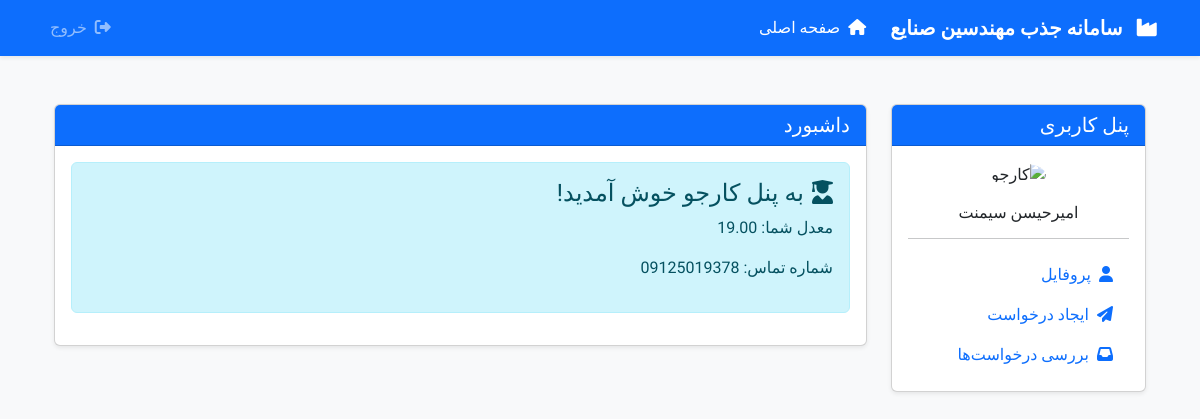
The page /home/ (signed in) on the database its author committed.
### Recruitment/models.py (models this page shows, shortened)
class Jobseeker(models.Model) :
    user = models.OneToOneField(User , on_delete=models.CASCADE,verbose_name=_('کاربر سیستم'),help_text=_('حساب کاربری مرتبط بااین کارفرما'))
    name_validator = RegexValidator(
        regex=r'^[آ-ی\s]+\s+[آ-ی\s]+$', # \s+ => at least one space , \s[] => only one space
        message="نام باید فقط شامل حروف فارسی و یک فاصله باشد."
    )
    full_name = models.CharField(max_length=100 , validators=[name_validator, MinLengthValidator(5)] , null =False, blank =False,
                                 verbose_name=_("نام و نام خانوادگی"))
    phone_validator = RegexValidator(
        regex=r'^09\d{9}$', # \d{9} → only 9 charachters after 09
        message="شماره موبایل باید با '09' شروع شده و دقیقا 11 عدد باشد."
    )
    phone_number = models.CharField(max_length=11 , unique=True ,validators=[phone_validator], null = False , blank = False,
                                    verbose_name=_("شماره موبایل"))
    gpa = models.DecimalField(decimal_places=2 , max_digits=4 , default=0.00 , blank = False , null= False,validators=[MinValueValidator(0.00), MaxValueValidator(20.00)],
                              verbose_name=_("معدل"))
    skill = models.TextField(blank=True , null = True)
    class Meta:
        verbose_name = "کارجو"  # ← اینجا فارسی تعریف شده
        verbose_name_plural = "کارجوها"

### Recruitment/views.py (the view)
# urls.py: 2. Add a URL to urlpatterns:  path('', views.home, name='home')
@login_required
def home(request):
    context = {}
    try:
        if hasattr(request.user, 'jobseeker'):
            context['user_type'] = 'jobseeker'
            context['profile'] = request.user.jobseeker
        elif hasattr(request.user, 'employer'):
            context['user_type'] = 'employer'
            context['profile'] = request.user.employer
    except Exception as e:
        pass  # یا مدیریت خطا مناسب
    return render(request, 'home.html', context)

### Recruitment/templates/home.html (shortened to what this page needs)
{% extends "base2.html" %}
{% load static %}
{% block content %}
<div class="container mt-5">
    <div class="row">
        <div class="col-md-3">
            <div class="card shadow-sm">
                <div class="card-header bg-primary text-white">
                    <h5 class="mb-0">پنل کاربری</h5>
                </div>
                <div class="card-body">
                    {% if user_type == 'jobseeker' %}
                    <div class="text-center mb-3">
                        <img src="https://cdn-icons-png.freepik.com/256/9715/9715864.png"
                            class="img-fluid rounded-circle" width="100" alt="کارجو">
                    </div>
                    <h6 class="text-center">{{ profile.full_name }}</h6>
                    <hr>
                    <ul class="nav flex-column">
                        <li class="nav-item">
                            <a id="jobseeker-profile-link" class="nav-link" href="#">
                                <i class="fas fa-user me-2"></i>پروفایل
                            </a>
                        </li>
                        <li class="nav-item">
                            <a class="nav-link" href="{% url 'job_project-list' %}">
                                <i class="fas fa-paper-plane me-2"></i>ایجاد درخواست
                            </a>
                        </li>
                        <li class="nav-item">
                            <a class="nav-link" href="{% url 'jobseeker-applications' %}">
                                <i class="fas fa-inbox me-2"></i>بررسی درخواست‌ها
                            </a>
                        </li>
                    </ul>
                    {% endif %}
                </div>
            </div>
        </div>
        <div class="col-md-9">
            <div class="card shadow-sm">
                <div class="card-header bg-primary text-white">
                    <h5 class="mb-0">داشبورد</h5>
                </div>
                <div class="card-body">
                    {% if user_type == 'jobseeker' %}
                    <div class="alert alert-info">
                        <h4><i class="fas fa-user-graduate me-2"></i>به پنل کارجو خوش آمدید!</h4>
                        <p>معدل شما: {{ profile.gpa }}</p>
                        <p>شماره تماس: {{ profile.phone_number }}</p>
                    </div>
                    {% else %}
                    <div class="alert alert-success">
                        <h4><i class="fas fa-building me-2"></i>به پنل کارفرما خوش آمدید!</h4>
                        <p>نام شرکت: {{ profile.company_name }}</p>
                        <p>شماره تماس: {{ profile.phone_number }}</p>
                    </div>
                    {% endif %}
                </div>
            </div>
        </div>
    </div>
</div>
{% endblock %}

### Recruitment/templates/base2.html (style rules this page uses)
body { font-family: 'Vazirmatn', sans-serif; background-color: #f8f9fa; }

### rows shown on the page
Jobseeker: full_name "امیرحیسن سیمنت", gpa "19.00", phone_number "09125019378"
